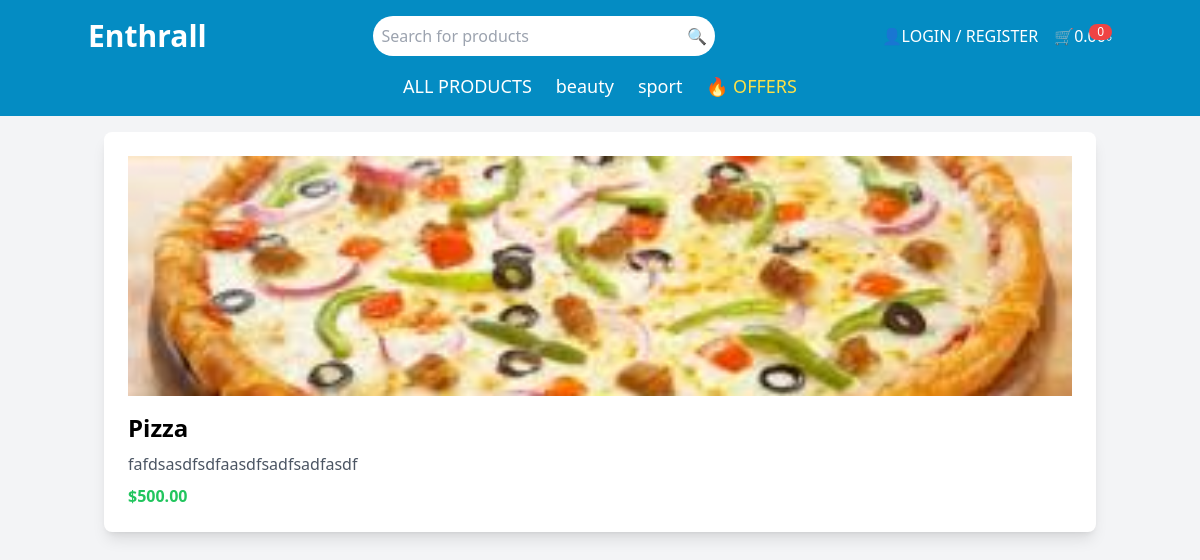
/product/1/, run on the app's committed database.
### shop/models.py (models this page shows, shortened)
class Category(models.Model):
    name = models.CharField(max_length=255, unique=True)
    image = models.ImageField(upload_to='categories/', blank=True, null=True)
    is_show = models.BooleanField(default=False)

class Product(models.Model):
    name = models.CharField(max_length=255)
    description = models.TextField()
    price = models.DecimalField(max_digits=10, decimal_places=2)
    discount_price = models.DecimalField(max_digits=10, decimal_places=2, blank=True, null=True)
    discount_percent = models.DecimalField(max_digits=5, decimal_places=2, default=0.0)
    image = models.ImageField(upload_to='products/')
    category = models.ForeignKey(Category, on_delete=models.CASCADE, null=True, blank=True, related_name="products")
    buying_price = models.DecimalField(max_digits=10, decimal_places=2, default=0.0)
    quantity = models.PositiveIntegerField(default=1)
    rent_cost = models.DecimalField(max_digits=10, decimal_places=2, default=0.0)
    worker_cost = models.DecimalField(max_digits=10, decimal_places=2, default=0.0)
    other_cost = models.DecimalField(max_digits=10, decimal_places=2, default=0.0)
    profit = models.DecimalField(max_digits=10, decimal_places=2, default=0.0)
    single_piece_price = models.DecimalField(max_digits=10, decimal_places=2, editable=False, default=0.0)

### shop/views.py (the view)
# urls.py: path('product/<int:pk>/', views.product_detail, name='product_detail'),
def product_detail(request, pk):
    product = get_object_or_404(Product, pk=pk)
    return render(request, 'shop/product_detail.html', {'product': product})

### shop/context_processors.py (called while the page is built)
def categories_processor(request):
    categories = Category.objects.filter(is_show=True)
    return {'categories': categories}

### templates/shop/product_detail.html (shortened to what this page needs)
{% load static %}
<!DOCTYPE html>
<html lang="en">
<head>
    <script src="https://cdn.tailwindcss.com"></script>
</head>
<body class="bg-gray-100">
    {% include 'shop/header.html' %}
    <div class="container mx-auto p-4">
        <div class="bg-white p-6 rounded-lg shadow-lg">
            <img src="{{ product.image.url }}" alt="{{ product.name }}" class="w-full h-60 object-cover">
            <h1 class="text-2xl font-bold mt-4">{{ product.name }}</h1>
            <p class="text-gray-600 mt-2">{{ product.description }}</p>
            <p class="text-green-500 font-bold mt-2">${{ product.price }}</p>
        </div>
    </div>
</body>
</html>

### templates/shop/header.html (shortened to what this page needs)
{% load static %}
<header class="bg-blue-600 p-4 text-white" style="background-color: rgb(4, 140, 195);">
    <div class="container mx-auto flex justify-between items-center">
        <div class="text-3xl font-bold">
            <a href="">
                <span class="text-white">Enthrall</span>
            </a>
        </div>
        <div class="relative w-1/3">
            <input type="text" placeholder="Search for products"
                class="w-full p-2 rounded-full text-black border-none focus:outline-none">
            <button class="absolute right-2 top-2 text-gray-500">
                🔍
            </button>
        </div>
        <div class="flex items-center space-x-4">
            {% if request.user.is_authenticated %}
                <span>👤 {{ request.user.full_name }}</span>
                <a href="{% url 'accounts:logout' %}" class="hover:text-gray-300">Logout</a>
            {% else %}
                <a href="{% url 'accounts:login' %}" class="flex items-center space-x-2 hover:text-gray-300">
                    👤 <span>LOGIN / REGISTER</span>
                </a>
            {% endif %}
            <a href="" class="flex items-center space-x-2 relative">
                🛒 <span>0.00৳</span>
                <span class="absolute top-0 right-0 bg-red-500 text-white text-xs px-2 rounded-full">0</span>
            </a>
        </div>
    </div>
    <nav class="mt-4">
        <ul class="flex justify-center space-x-6 text-lg">
            <li><a href="{% url 'shop:product_list' %}" class="hover:underline">ALL PRODUCTS</a></li>
            {% for category in categories %}
                <li><a href="{% url 'shop:product_list' %}?category={{ category.name }}" class="hover:underline">{{ category.name }}</a></li>
            {% endfor %}
            <li><a href="" class="text-yellow-300 hover:underline">🔥 OFFERS</a></li>
        </ul>
    </nav>
</header>

### data on the page
Category: name "beauty"
Category: name "sport"
Product: image (picture), name "Pizza", description "fafdsasdfsdfaasdfsadfsadfasdf", price "500.00"
